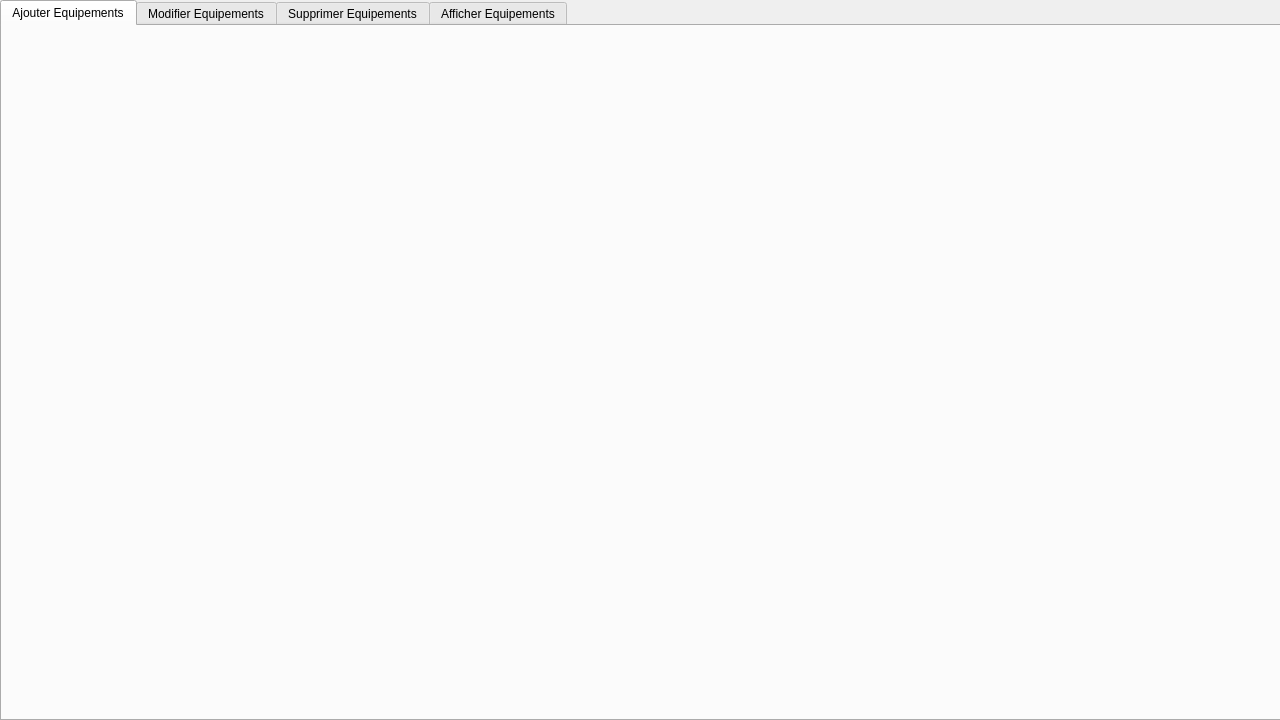
<?xml version="1.0" encoding="UTF-8"?>
<ui version="4.0">
 <class>equipementmed</class>
 <widget class="QDialog" name="equipementmed">
  <property name="geometry">
   <rect>
    <x>0</x>
    <y>0</y>
    <width>1280</width>
    <height>720</height>
   </rect>
  </property>
  <property name="minimumSize">
   <size>
    <width>1280</width>
    <height>720</height>
   </size>
  </property>
  <property name="maximumSize">
   <size>
    <width>1280</width>
    <height>720</height>
   </size>
  </property>
  <property name="baseSize">
   <size>
    <width>1280</width>
    <height>720</height>
   </size>
  </property>
  <property name="windowTitle">
   <string>MED++</string>
  </property>
  <widget class="QTabWidget" name="tabWidget">
   <property name="geometry">
    <rect>
     <x>0</x>
     <y>0</y>
     <width>1291</width>
     <height>721</height>
    </rect>
   </property>
   <property name="currentIndex">
    <number>0</number>
   </property>
   <widget class="QWidget" name="tab">
    <attribute name="title">
     <string>Ajouter Equipements</string>
    </attribute>
    <widget class="QWidget" name="widget" native="true">
     <property name="geometry">
      <rect>
       <x>0</x>
       <y>0</y>
       <width>1281</width>
       <height>701</height>
      </rect>
     </property>
     <property name="styleSheet">
      <string notr="true">QWidget#widget{background-image: url(:/AjouterEqui.png);}
</string>
     </property>
     <widget class="QWidget" name="widget_2" native="true">
      <property name="geometry">
       <rect>
        <x>1120</x>
        <y>390</y>
        <width>121</width>
        <height>41</height>
       </rect>
      </property>
      <widget class="QPushButton" name="save">
       <property name="geometry">
        <rect>
         <x>0</x>
         <y>-10</y>
         <width>121</width>
         <height>51</height>
        </rect>
       </property>
       <property name="styleSheet">
        <string notr="true">QPushButton{
border-style:solid;

background-color:#AARRGGBB ;
color:#fff;
border-radius:7px;
}
</string>
       </property>
       <property name="text">
        <string/>
       </property>
      </widget>
     </widget>
     <widget class="QWidget" name="widget_3" native="true">
      <property name="geometry">
       <rect>
        <x>1150</x>
        <y>60</y>
        <width>111</width>
        <height>41</height>
       </rect>
      </property>
      <widget class="QPushButton" name="retour">
       <property name="geometry">
        <rect>
         <x>0</x>
         <y>0</y>
         <width>111</width>
         <height>41</height>
        </rect>
       </property>
       <property name="styleSheet">
        <string notr="true">QPushButton{
border-style:solid;

background-color:#AARRGGBB ;
color:#fff;
border-radius:7px;
}

</string>
       </property>
       <property name="text">
        <string/>
       </property>
      </widget>
     </widget>
    </widget>
   </widget>
   <widget class="QWidget" name="tab_2">
    <attribute name="title">
     <string>Modifier Equipements</string>
    </attribute>
    <widget class="QWidget" name="widget_6" native="true">
     <property name="geometry">
      <rect>
       <x>0</x>
       <y>0</y>
       <width>1281</width>
       <height>711</height>
      </rect>
     </property>
     <property name="styleSheet">
      <string notr="true">QWidget#widget_6
{
	background-image: url(:/ModifierEqui.png);
}</string>
     </property>
     <widget class="QPushButton" name="pushButton_2">
      <property name="geometry">
       <rect>
        <x>600</x>
        <y>170</y>
        <width>121</width>
        <height>41</height>
       </rect>
      </property>
      <property name="styleSheet">
       <string notr="true">QPushButton{
border-style:solid;

background-color:#AARRGGBB ;
color:#fff;
border-radius:7px;
}


</string>
      </property>
      <property name="text">
       <string/>
      </property>
     </widget>
     <widget class="QPushButton" name="retour_2">
      <property name="geometry">
       <rect>
        <x>1150</x>
        <y>60</y>
        <width>111</width>
        <height>41</height>
       </rect>
      </property>
      <property name="styleSheet">
       <string notr="true">QPushButton{
border-style:solid;

background-color:#AARRGGBB ;
color:#fff;
border-radius:7px;
}

</string>
      </property>
      <property name="text">
       <string/>
      </property>
     </widget>
     <widget class="QPushButton" name="pushButton_4">
      <property name="geometry">
       <rect>
        <x>540</x>
        <y>170</y>
        <width>31</width>
        <height>31</height>
       </rect>
      </property>
      <property name="styleSheet">
       <string notr="true">QPushButton{
border-style:solid;

background-color:#AARRGGBB ;
color:#fff;
border-radius:7px;
}

</string>
      </property>
      <property name="text">
       <string/>
      </property>
     </widget>
     <widget class="QPushButton" name="pushButton_5">
      <property name="geometry">
       <rect>
        <x>1124</x>
        <y>392</y>
        <width>121</width>
        <height>41</height>
       </rect>
      </property>
      <property name="styleSheet">
       <string notr="true">QPushButton{
border-style:solid;

background-color:#AARRGGBB ;
color:#fff;
border-radius:7px;
}


</string>
      </property>
      <property name="text">
       <string/>
      </property>
     </widget>
    </widget>
   </widget>
   <widget class="QWidget" name="tab_3">
    <attribute name="title">
     <string>Supprimer Equipements</string>
    </attribute>
    <widget class="QWidget" name="widget_7" native="true">
     <property name="geometry">
      <rect>
       <x>0</x>
       <y>0</y>
       <width>1281</width>
       <height>691</height>
      </rect>
     </property>
     <property name="styleSheet">
      <string notr="true">QWidget#widget_7
{
	background-image: url(:/SuppEqui.png);
}</string>
     </property>
     <widget class="QWidget" name="widget_8" native="true">
      <property name="geometry">
       <rect>
        <x>1150</x>
        <y>60</y>
        <width>111</width>
        <height>41</height>
       </rect>
      </property>
      <widget class="QPushButton" name="pushButton_3">
       <property name="geometry">
        <rect>
         <x>0</x>
         <y>0</y>
         <width>111</width>
         <height>41</height>
        </rect>
       </property>
       <property name="styleSheet">
        <string notr="true">QPushButton{
border-style:solid;

background-color:#AARRGGBB ;
color:#fff;
border-radius:7px;
}</string>
       </property>
       <property name="text">
        <string/>
       </property>
      </widget>
     </widget>
     <widget class="QWidget" name="widget_9" native="true">
      <property name="geometry">
       <rect>
        <x>1120</x>
        <y>650</y>
        <width>121</width>
        <height>41</height>
       </rect>
      </property>
      <widget class="QPushButton" name="Delete">
       <property name="geometry">
        <rect>
         <x>-20</x>
         <y>0</y>
         <width>121</width>
         <height>41</height>
        </rect>
       </property>
       <property name="styleSheet">
        <string notr="true">QPushButton{
border-style:solid;

background-color:#AARRGGBB ;
color:#fff;
border-radius:7px;
}</string>
       </property>
       <property name="text">
        <string/>
       </property>
      </widget>
     </widget>
    </widget>
   </widget>
   <widget class="QWidget" name="tab_4">
    <attribute name="title">
     <string>Afficher Equipements</string>
    </attribute>
    <widget class="QWidget" name="widget_4" native="true">
     <property name="geometry">
      <rect>
       <x>0</x>
       <y>0</y>
       <width>1281</width>
       <height>711</height>
      </rect>
     </property>
     <property name="styleSheet">
      <string notr="true">QWidget#widget_4
{
	background-image: url(:/AfficherEqui.png);
}</string>
     </property>
     <widget class="QTableView" name="TabPers">
      <property name="geometry">
       <rect>
        <x>0</x>
        <y>240</y>
        <width>1281</width>
        <height>461</height>
       </rect>
      </property>
      <property name="textElideMode">
       <enum>Qt::ElideMiddle</enum>
      </property>
     </widget>
     <widget class="QWidget" name="widget_5" native="true">
      <property name="geometry">
       <rect>
        <x>1150</x>
        <y>60</y>
        <width>120</width>
        <height>41</height>
       </rect>
      </property>
      <widget class="QPushButton" name="pushButton">
       <property name="geometry">
        <rect>
         <x>0</x>
         <y>-10</y>
         <width>111</width>
         <height>41</height>
        </rect>
       </property>
       <property name="styleSheet">
        <string notr="true">QPushButton{
border-style:solid;

background-color:#AARRGGBB ;
color:#fff;
border-radius:7px;
}</string>
       </property>
       <property name="text">
        <string/>
       </property>
      </widget>
     </widget>
    </widget>
   </widget>
  </widget>
 </widget>
 <resources/>
 <connections/>
</ui>
